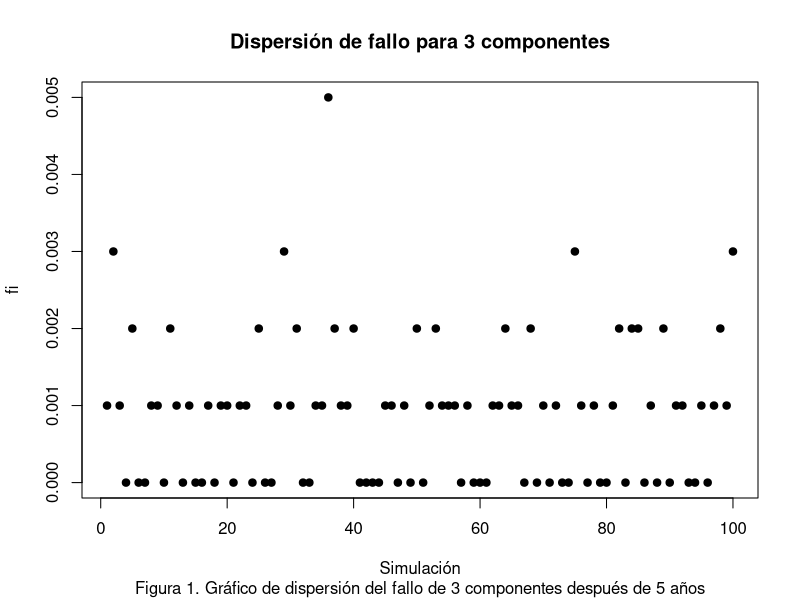
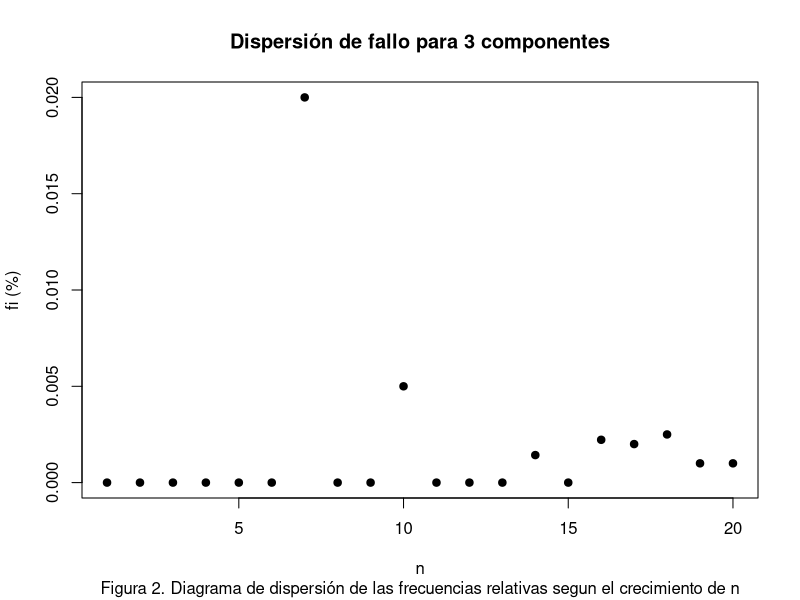

Source code (R) for these figures, in order:
set.seed(101) # Semilla de aleatoriedad.

# Se asume que 1 indica que el componente
experimento <- rbinom(5, size = 3, prob = 0.1)
print(experimento)

# Punto 1.
muestras <- replicate(100, rbinom(1000, size = 3, prob = 0.1))
f_n <- c() # Frecuencia Relativa.

for (i in 1:100){
  f_n <- c(f_n,sum(muestras[,i] == 3)/1000)
}

# a). y b).
plot(1:100,
     f_n,pch=19,
     main = "Dispersión de fallo para 3 componentes",
     ylab="fi",
     xlab ="Simulación",
     sub="Figura 1. Gráfico de dispersión del fallo de 3 componentes después de 5 años")

mid <- (max(f_n) + min(f_n)) / 2
lines(1:100,
      rep(0.29,100), col = "red")

# c).
n <- c(2, 5, 10, 20, 30, 40, 50, 80, 150, 200, 400, 500, 600, 700, 800, 900, 1000, 2000, 5000, 10000)
f_n <- c() # Frecuencia Relativa.
for (i in n){
  f_n <- c(f_n,sum(rbinom(i, size=3,prob=0.1) == 3)/i)
}
plot(1:20,
     f_n,
     pch=19,
     main = "Dispersión de fallo para 3 componentes",
     ylab="fi (%)",
     xlab ="n",
     sub="Figura 2. Diagrama de dispersión de las frecuencias relativas segun el crecimiento de n")